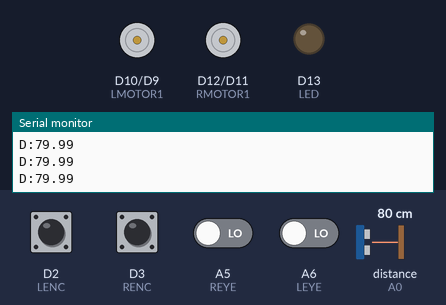
Bench run of a sketch on a simulated Arduino MKR. Shown: motor-driver pin pairs drawn as motors (green arrow = first pin HIGH = forward, orange = second pin HIGH = backward, longer = more drive), output pins drawn as LEDs (lit = HIGH), the last lines printed to the serial monitor. Wiring (inferred from the names in the program): ultrasonic range finder: trigger D14; echo A0. Inputs (shaded band) come from the test bench; at power-on: D2 (LENC), D3 (RENC) HIGH, A5 (REYE), A6 (LEYE) LOW, distance to the obstacle (sensor on A0) 80 cm. The echo pulse lasts 58.3 µs per cm; pins used as bus, display or sensor lines are not drawn.

Above: at 1.2 s.
1.3 s: A5 (REYE) driven HIGH
At 2.5 s:
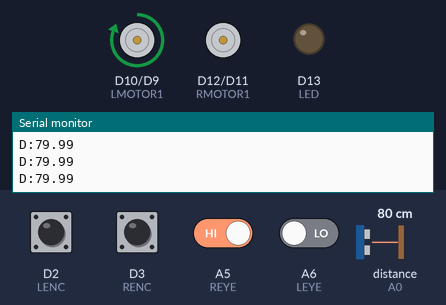
2.8 s: distance to the obstacle (sensor on A0) set to 49 cm
4.3 s: distance to the obstacle (sensor on A0) set to 39 cm
5.8 s: A6 (LEYE) driven HIGH
At 6.2 s:
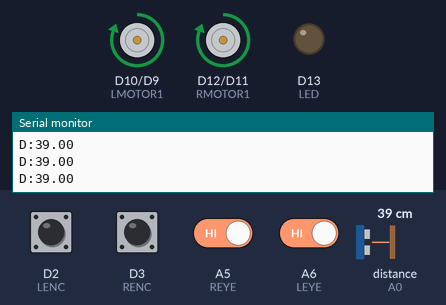
7.3 s: distance to the obstacle (sensor on A0) set to 29 cm
8.8 s: distance to the obstacle (sensor on A0) set to 24 cm
Timing chart, 0 to 11.3 s (numbered marks = the images above; inputs shaded):
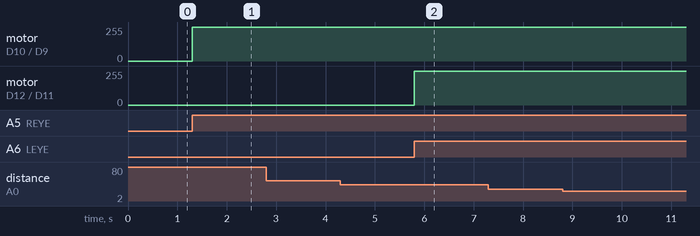

Measured:
- after the input at 1.3 s, motor on D10 (LMOTOR1) / D9 (LMOTOR2): stopped → forward 255/255 at once
- after the input at 5.8 s, motor on D12 (RMOTOR1) / D11 (RMOTOR2): stopped → forward 255/255 at once

The sketch:

2e10_Z3_SILVER.ino
```cpp
#include <PID_v1.h>
#include <WiFiNINA.h>
#include <math.h>

const int LED = 13;

#define PI 3.1415926535897932384626433832795

// IR SENSORS
const int LEYE = 21; //left sensor
const int REYE = 20; //right sensor

// LEFT MOTOR
const int LMOTOR1 = 10;
const int LMOTOR2 = 9;

// RIGHT MOTOR
const int RMOTOR1 = 12;
const int RMOTOR2 = 11;

// ULTRASOUND
const int ECHO = 15;
const int TRIG = 14;

const int pulseDurationUs = 50;
const int pulseDelayUs = 100000;

// ENCODERS
const int LENC = 2; //left encoder
const int RENC = 3; //right encoder

// PID
double Input, Output, Setpoint;
double Kp = 15; // Kp needs to be higher than 10
double Ki = 0.035; //  Ki needs to be very small
double Kd = 1;
PID myPID(&Input, &Output, &Setpoint, Kp, Ki, Kd, DIRECT); // Creating PID object

char ssid[] = "2e10_Z3";
char pass[] = "silver";

WiFiClient client;
WiFiServer server(5200);

void setup() {
  Serial.begin(9600);

  WiFi.beginAP(ssid, pass);
  IPAddress ip = WiFi.localIP();
  Serial.println(ip);
  server.begin();

  Setpoint = 20; //buggy stops

  // Turn the PID on.
  myPID.SetMode(AUTOMATIC);
  myPID.SetOutputLimits(0,255);

  // Set up input sensors.
  pinMode(LEYE, INPUT);
  pinMode(REYE, INPUT);

  // Set up motors.
  pinMode(LMOTOR1, OUTPUT);
  pinMode(LMOTOR2, OUTPUT);

  pinMode(RMOTOR1, OUTPUT);
  pinMode(RMOTOR2, OUTPUT);

  // Set up ultrasound.
  pinMode(TRIG, OUTPUT);
  pinMode(ECHO, INPUT);
  pinMode(LED, OUTPUT);
  attachInterrupt(digitalPinToInterrupt(ECHO), echoInterrupt, CHANGE);

  // Set up encoders.
  pinMode(LENC, INPUT_PULLUP);
  pinMode(RENC, INPUT_PULLUP);
  attachInterrupt(digitalPinToInterrupt(LENC), left_wheel_ticks, RISING);
  attachInterrupt(digitalPinToInterrupt(RENC), right_wheel_ticks, RISING);
}

void pulse() {
  static int lastTimePulsed = 0;
  static bool pulseSent = false;

  int timeSinceLastPulse = micros() - lastTimePulsed;

  // Check if we have waited long enough to trigger another pulse.
  if (!pulseSent && timeSinceLastPulse > pulseDelayUs) {
    digitalWrite(TRIG, HIGH);
    lastTimePulsed = micros();
    pulseSent = true;
    return;
  }

  // Check if pulse duration elapsed.
  if (pulseSent && timeSinceLastPulse > pulseDurationUs) {
    digitalWrite(TRIG, LOW);
    pulseSent = false;
  }
}

volatile int echoStartUs = 0;
volatile int echoEndUs = 0;
volatile int echoDurationUs = 0;
void echoInterrupt() {
  bool state = digitalRead(ECHO) == HIGH;
  if (state) {
    echoEndUs = 0;
    echoStartUs = micros();
  }
  else {
    echoEndUs = micros();
    echoDurationUs = max(0, echoEndUs - echoStartUs);
  }
}

bool leyeStatus() {
  return digitalRead(LEYE) == HIGH;
}
bool reyeStatus() {
  return digitalRead(REYE) == HIGH;
}

double distanceToObstacleCm() {
  // microseconds * toSecondsFactor * speedOfSound * toCmFactor * 0.5 (sound bounces)
  return (float)echoDurationUs * 0.000001 * 343 * 100 * 0.5;
}

// Calculate velocity from encoders
volatile long left_wheel_ticks_count = 0; // Keep track of the number of left wheel ticks
volatile long right_wheel_ticks_count = 0; // Keep track of the number of right wheel ticks
volatile long ticks_count = 0; // Average from both wheels
const double wheel_circ = PI * 0.065; // in meters: circumference
const double ticks_revolution = 8 * 120; // Ticks per wheel revolution = 8 ticks per motor rotation × 120 motor rotations per wheel revolution
volatile long old_ticks = 0;
volatile long d_ticks = 0;
double old_time = 0;
double d_time = 0;
double old_distance = 0;
double d_distance = 0;
double velocity = 0; // Buggy
double relativeV = 0; // Relative velocity
double object_velocity = 0; // Object

// Increment the number of ticks by 1 for both wheels
void left_wheel_ticks() {
  left_wheel_ticks_count++;
}

void right_wheel_ticks() {
  right_wheel_ticks_count++;
}

void calc_velocity() {
  // Update ticks
  ticks_count = (left_wheel_ticks_count + right_wheel_ticks_count) / 2;
  d_ticks = ticks_count - old_ticks;
  old_ticks = ticks_count;

  // Update time
  d_time = (millis() - old_time) / 1000.0d;
  old_time = millis();

  // Calculate velocity of buggy
  velocity = max(0, (wheel_circ * d_ticks) / (ticks_revolution * d_time));

  // Calculate velocity of object
  d_distance = (distanceToObstacleCm() - old_distance) / 100.0d;
  old_distance = distanceToObstacleCm();
  relativeV = d_distance / d_time;
  object_velocity = max(0, velocity - relativeV);
}

bool obstacleDetected = false;
bool keepDriving = true;
const float obstacleStopDistanceCm = 10;
const int telemetryDelayUpdateMs = 100;

void loop() {
  // We need to pulse on each tick to have an up-to-date obstacle distance.
  pulse();

  // If data is available, read it and see if we should keep driving or stop.
  // Update keepDriving based on this.
  client = server.available();
  if (client.connected()) {
    char c = client.read();
    if (c == 'g') {
      keepDriving = true;
    }
    else if (c == 's') {
      keepDriving = false;
    }
  }

  Input = distanceToObstacleCm();

  static int telemetryUpdateTimeMs = 0;
  if (millis() - telemetryUpdateTimeMs > telemetryDelayUpdateMs) {
    telemetryUpdateTimeMs = millis();

    calc_velocity();

    String dist_str = String("D:") + String(Input);
    Serial.println(dist_str.c_str());
    server.write(dist_str.c_str());

    String speed_str = String("S:") + String((int)round(velocity * 1000000)) + "\n";
    server.write(speed_str.c_str());

    String obj_speed_str = String("OS:") + String((int)round(object_velocity * 1000000));
    server.write(obj_speed_str.c_str());
  }

  // Check if an obstacle is detected. If so, we stop.
  // We also update obstacleDetected to true.
  if (distanceToObstacleCm() < obstacleStopDistanceCm) {
    stop();

    // If previously an obstacle was NOT detected, we inform the
    // server that one is detected.
    if (!obstacleDetected) {
      server.write("Obstacle detected!");
    }
    obstacleDetected = true;
    return;
  }

  // If we get here, there is no obstacle and we are clear to drive.
  obstacleDetected = false;

  // We only drive if the server has set keepDriving = true.
  if (!keepDriving) {
    stop();
    return;
  }

  myPID.Compute();

  //
  // Now we move the wheels based on the status of each eye.
  //

  if (leyeStatus() && reyeStatus()){
    moveForward(255-Output, 255-Output);
    return;
  }

  if (leyeStatus() && !reyeStatus()){
   moveForward((255-Output)/3, 255-Output);
   return;
  }

  if (!leyeStatus() && reyeStatus()){
   moveForward(255-Output, (255-Output)/3);
   return;
  }

  if (!leyeStatus() && !reyeStatus()){
   stop();
  }
}

void stop() {
  moveForward(0, 0);
}

void moveForward(int leftPower, int rightPower) {
  analogWrite(LMOTOR1, leftPower);
  analogWrite(LMOTOR2, 0);
  analogWrite(RMOTOR1, rightPower);
  analogWrite(RMOTOR2, 0);
}

void moveBackwards(int leftPower, int rightPower) {
  analogWrite(LMOTOR1, 0);
  analogWrite(LMOTOR2, leftPower);
  analogWrite(RMOTOR1, 0);
  analogWrite(RMOTOR2, rightPower);
}
```
